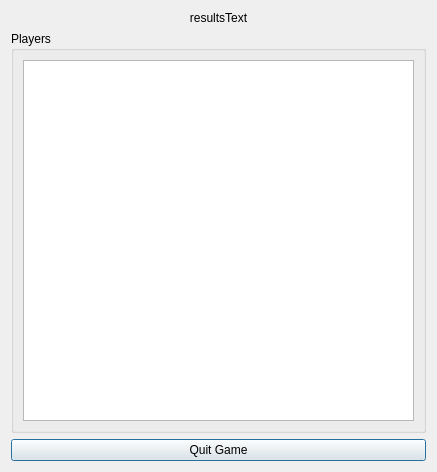
<?xml version="1.0" encoding="UTF-8"?>
<ui version="4.0">
 <class>EndGameWindow</class>
 <widget class="QDialog" name="EndGameWindow">
  <property name="geometry">
   <rect>
    <x>0</x>
    <y>0</y>
    <width>437</width>
    <height>472</height>
   </rect>
  </property>
  <property name="windowTitle">
   <string>Dialog</string>
  </property>
  <layout class="QGridLayout" name="gridLayout">
   <item row="0" column="0">
    <layout class="QVBoxLayout" name="resultsLayout">
     <item>
      <widget class="QLabel" name="resultsText">
       <property name="text">
        <string>resultsText</string>
       </property>
       <property name="alignment">
        <set>Qt::AlignCenter</set>
       </property>
      </widget>
     </item>
     <item>
      <widget class="QGroupBox" name="playerListSection">
       <property name="title">
        <string>Players</string>
       </property>
       <layout class="QVBoxLayout" name="verticalLayout_2">
        <item>
         <widget class="QTableView" name="playerList"/>
        </item>
       </layout>
      </widget>
     </item>
     <item>
      <widget class="QPushButton" name="acceptButton">
       <property name="text">
        <string>Quit Game</string>
       </property>
      </widget>
     </item>
    </layout>
   </item>
  </layout>
 </widget>
 <resources/>
 <connections/>
</ui>
